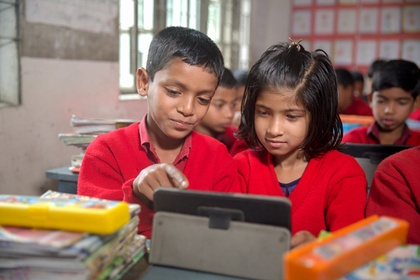
%> input picture Reaching_20_Million_Students.jpg, 420 x 280 px, shrunk from 570 x 380 before the run
$ octave main.m   (GNU Octave 9; MATLAB toolbox functions it lacks are replaced by stand-ins)
%> lines starting %> are read from the running program, lines starting %| are printed output that depends on the picture; in (x1, y1, x2, y2) boxes, pixels count from 0 and x2, y2 are one past the last pixel; in counts of white or black regions, pixels touching at a corner belong together; the program's own positions count from 1
%> further down, f is the input picture: size 280x420x3 uint8; mean R, G, B 147.5, 101.1, 94.6
### toGray.m
function image = toGray(rgb)
    red=rgb(:,:,1);
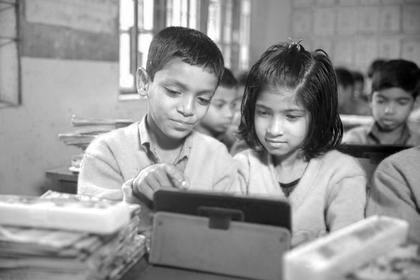
%> red: size 280x420 uint8; min 0, max 255, mean 147.5
    green=rgb(:,:,2);
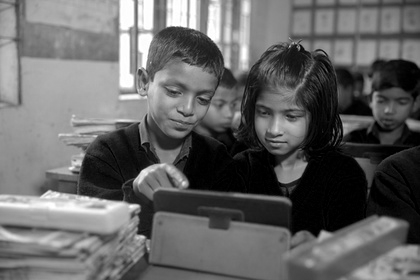
%> green: size 280x420 uint8; min 0, max 255, mean 101.1
    blue=rgb(:,:,3);
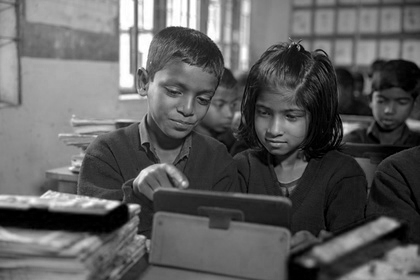
%> blue: size 280x420 uint8; min 0, max 255, mean 94.6
    image=0.299*red+0.587*green+0.114*blue;
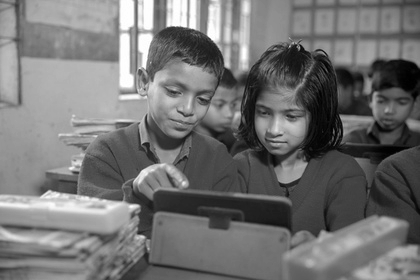
%> image: size 280x420 uint8; min 0, max 255, mean 114.2
end

### toNegative.m
function image = toNegative(rgb)
image=255-rgb;
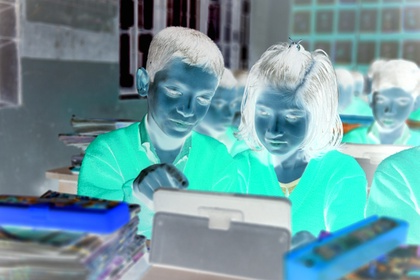
%> image: size 280x420x3 uint8; mean R, G, B 107.5, 153.9, 160.4
end

### toMonochrome.m
function image = toMonochrome(gray)
    [row,col]=size(gray);
%> row = 280; col = 420
    for i=1:row
        for j=1:col
            if(gray(i,j)<120) gray(i,j)=0;
            else gray(i,j)=255;
            end
        end
    end
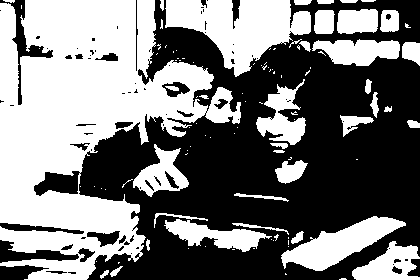
%> gray: size 280x420 uint8; 48% white; 102 white regions (64 under 20 px), largest, box (x1, y1, x2, y2) and area: (0, 0, 241, 280) 35154, (165, 0, 311, 77) 6043, (281, 216, 406, 271) 2940
image=gray;
end

### histogram.m
function his=histogram(image)
[row,col]=size(image);
his=zeros(256,1);
for i=1:row
    for j=1:col
        intensity=image(i,j);
        his(intensity+1)=his(intensity+1)+1;
    end
end
%> after the loop, his = 256 values, max 1160 at index 125, min 0 at index 256, mean 459.4
ends
%> (this line was passed over: ends is not available in this run)

### main.m
clc;clear all;
close all;

f=imread('Reaching_20_Million_Students.jpg');
figure
imshow(f);
grayImage=toGray(f);
figure
imshow(grayImage);

negativeImage = toNegative(f);
figure
imshow(negativeImage);

monochromeImage=toMonochrome(grayImage);
figure
imshow(monochromeImage);

hist=histogram(grayImage);
%> hist has the same summary as his in histogram
figure;
plot(hist);
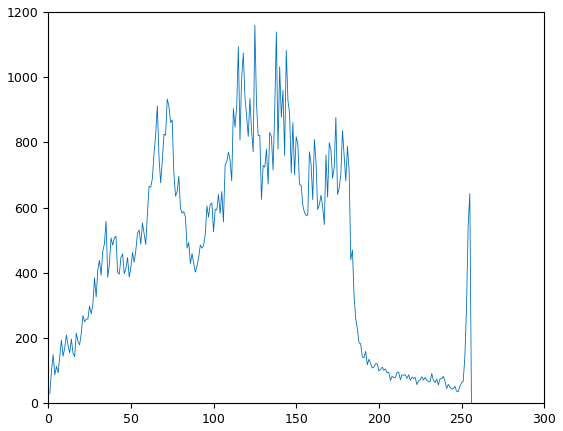
%> figure redrawn from the program's plot data; curve peaks at x = 125, y = 1160

$ run again, with The_Magic_of_Paint_Mixing_and_Blending_46ae6a58-4182-4145-aaec-865d494cd44a.webp saved as Reaching_20_Million_Students.jpg
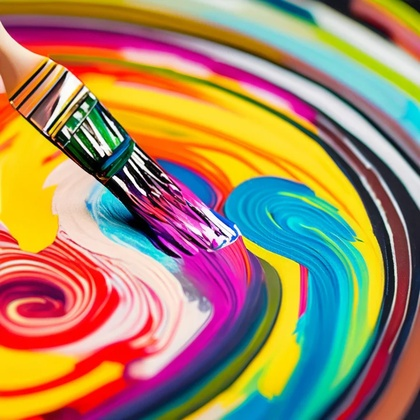
%> input picture The_Magic_of_Paint_Mixing_and_Blending_46ae6a58-4182-4145-aaec-865d494cd44a.webp, 420 x 420 px, shrunk from 720 x 720 before the run
%> f is the input picture: size 420x420x3 uint8; mean R, G, B 165, 134.4, 101
%> after the loop in toMonochrome, `for i=1:row`:
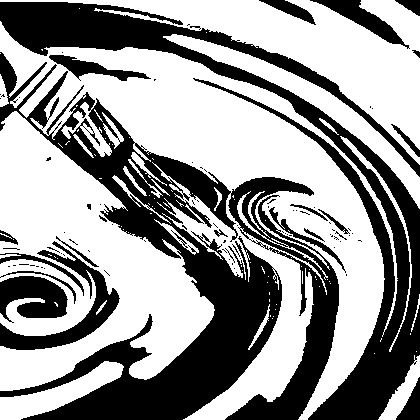
%> gray: size 420x420 uint8; 59.1% white; 92 black regions (71 under 20 px), largest, box (x1, y1, x2, y2) and area: (0, 52, 339, 420) 36749, (0, 2, 420, 420) 24675, (0, 241, 120, 350) 2967
%> after the loop in histogram, `for i=1:row`: his = 256 values, max 2195 at index 201, min 0 at index 256, mean 689.1
%> hist has the same summary as his in histogram
%> `plot(hist);`:
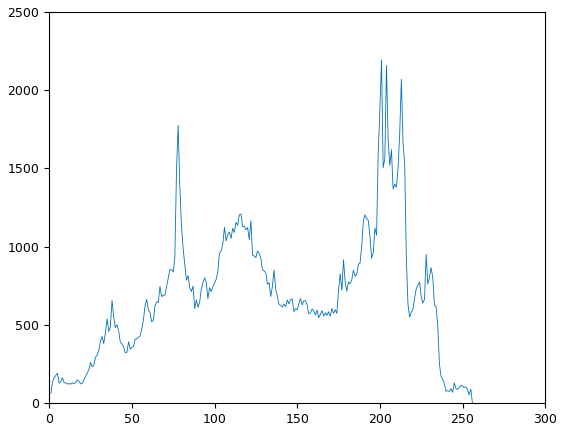
%> figure redrawn from the program's plot data; curve peaks at x = 201, y = 2195
